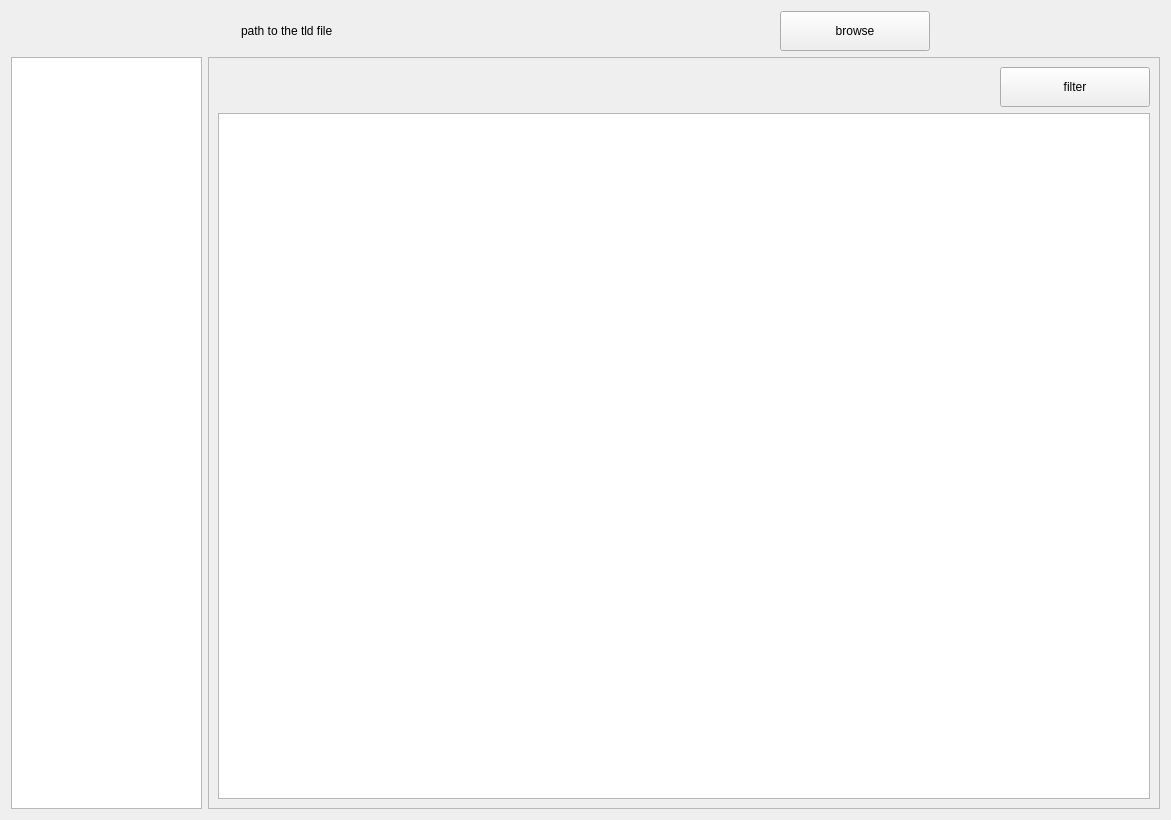
<?xml version="1.0" encoding="UTF-8"?>
<ui version="4.0">
 <class>AccessViewerWidget</class>
 <widget class="QWidget" name="AccessViewerWidget">
  <property name="geometry">
   <rect>
    <x>0</x>
    <y>0</y>
    <width>1171</width>
    <height>820</height>
   </rect>
  </property>
  <property name="windowTitle">
   <string>Form</string>
  </property>
  <layout class="QGridLayout" name="gridLayout">
   <item row="0" column="0">
    <layout class="QHBoxLayout" name="horizontalLayout_2" stretch="2,6,2">
     <item>
      <spacer name="horizontalSpacer">
       <property name="orientation">
        <enum>Qt::Horizontal</enum>
       </property>
       <property name="sizeHint" stdset="0">
        <size>
         <width>40</width>
         <height>20</height>
        </size>
       </property>
      </spacer>
     </item>
     <item>
      <layout class="QHBoxLayout" name="horizontalLayout" stretch="1,0">
       <item>
        <widget class="QLabel" name="file_path_le">
         <property name="text">
          <string>path to the tld file</string>
         </property>
        </widget>
       </item>
       <item>
        <widget class="QPushButton" name="browse_btn">
         <property name="minimumSize">
          <size>
           <width>150</width>
           <height>40</height>
          </size>
         </property>
         <property name="text">
          <string>browse</string>
         </property>
        </widget>
       </item>
      </layout>
     </item>
     <item>
      <spacer name="horizontalSpacer_2">
       <property name="orientation">
        <enum>Qt::Horizontal</enum>
       </property>
       <property name="sizeHint" stdset="0">
        <size>
         <width>40</width>
         <height>20</height>
        </size>
       </property>
      </spacer>
     </item>
    </layout>
   </item>
   <item row="1" column="0">
    <layout class="QHBoxLayout" name="horizontalLayout_3" stretch="1,5">
     <item>
      <widget class="QListWidget" name="table_names_list_widget"/>
     </item>
     <item>
      <widget class="QScrollArea" name="scrollArea">
       <property name="widgetResizable">
        <bool>true</bool>
       </property>
       <widget class="QWidget" name="scrollAreaWidgetContents">
        <property name="geometry">
         <rect>
          <x>0</x>
          <y>0</y>
          <width>952</width>
          <height>748</height>
         </rect>
        </property>
        <layout class="QVBoxLayout" name="verticalLayout">
         <item>
          <layout class="QHBoxLayout" name="horizontalLayout_4">
           <item>
            <spacer name="horizontalSpacer_3">
             <property name="orientation">
              <enum>Qt::Horizontal</enum>
             </property>
             <property name="sizeHint" stdset="0">
              <size>
               <width>40</width>
               <height>20</height>
              </size>
             </property>
            </spacer>
           </item>
           <item>
            <widget class="QPushButton" name="filter_btn">
             <property name="minimumSize">
              <size>
               <width>150</width>
               <height>40</height>
              </size>
             </property>
             <property name="text">
              <string>filter</string>
             </property>
            </widget>
           </item>
          </layout>
         </item>
         <item>
          <widget class="QTableWidget" name="tableWidget"/>
         </item>
        </layout>
       </widget>
      </widget>
     </item>
    </layout>
   </item>
  </layout>
 </widget>
 <resources/>
 <connections/>
</ui>
